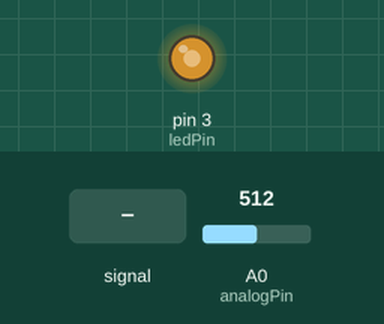
The sketch below on a simulated Arduino Uno, built with avr-gcc and run on an emulated ATmega328P. Shown: output pins drawn as LEDs (lit = HIGH). The inputs (shaded band) are chosen by the test bench; at power-on: A0 (analogPin) = 512. What the sketch prints to the serial monitor is not drawn.

Above: at 1.2 s.
1.3 s: A0 (analogPin) fed a 200 Hz sine of ±81 counts around its level
4.3 s: A0 (analogPin) set to 900
At 5.4 s:
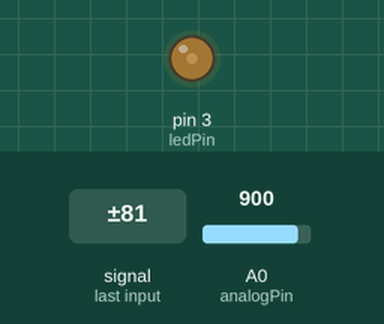
5.8 s: A0 (analogPin) set to 716
At 6.5 s:
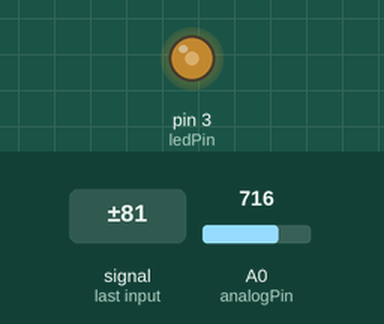
7.3 s: A0 (analogPin) set to 306
At 7.6 s:
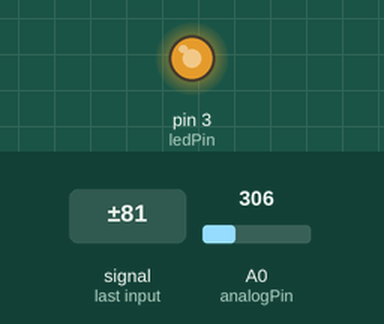
Timing chart, 0 to 9.8 s (numbered marks = the images above; inputs shaded):
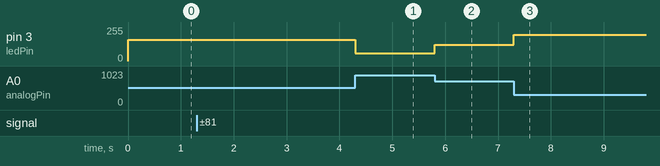

The sketch:

14_VR_LED_cntl.ino
```cpp
const int analogPin = A0;
const int ledPin = 3;

void setup() {
  // put your setup code here, to run once:
  Serial.begin(115200);
}

void loop() {
  // put your main code here, to run repeatedly:
  int analogValue = analogRead(analogPin);      // 0~1023
  int val = map(analogValue, 120, 360, 0, 255);
  analogWrite(ledPin, val);
  Serial.println(analogValue);

}
```

Measured:
- after the input at 5.8 s, pin 3 (ledPin): 60/255 → 121/255 at once
- after the input at 7.3 s, pin 3 (ledPin): 121/255 → 197/255 at once
